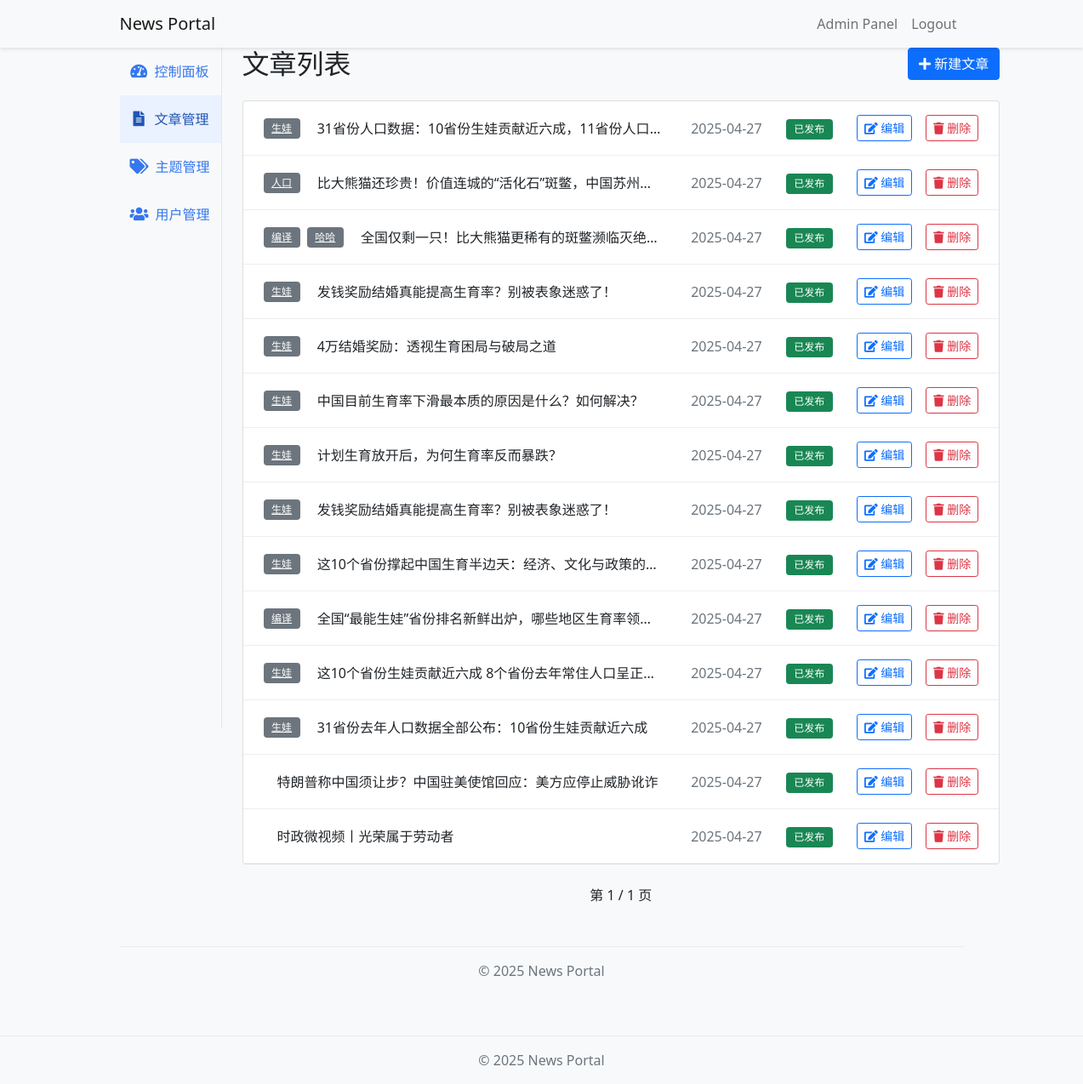
Before: /admin/articles (signed in) with the older database file.
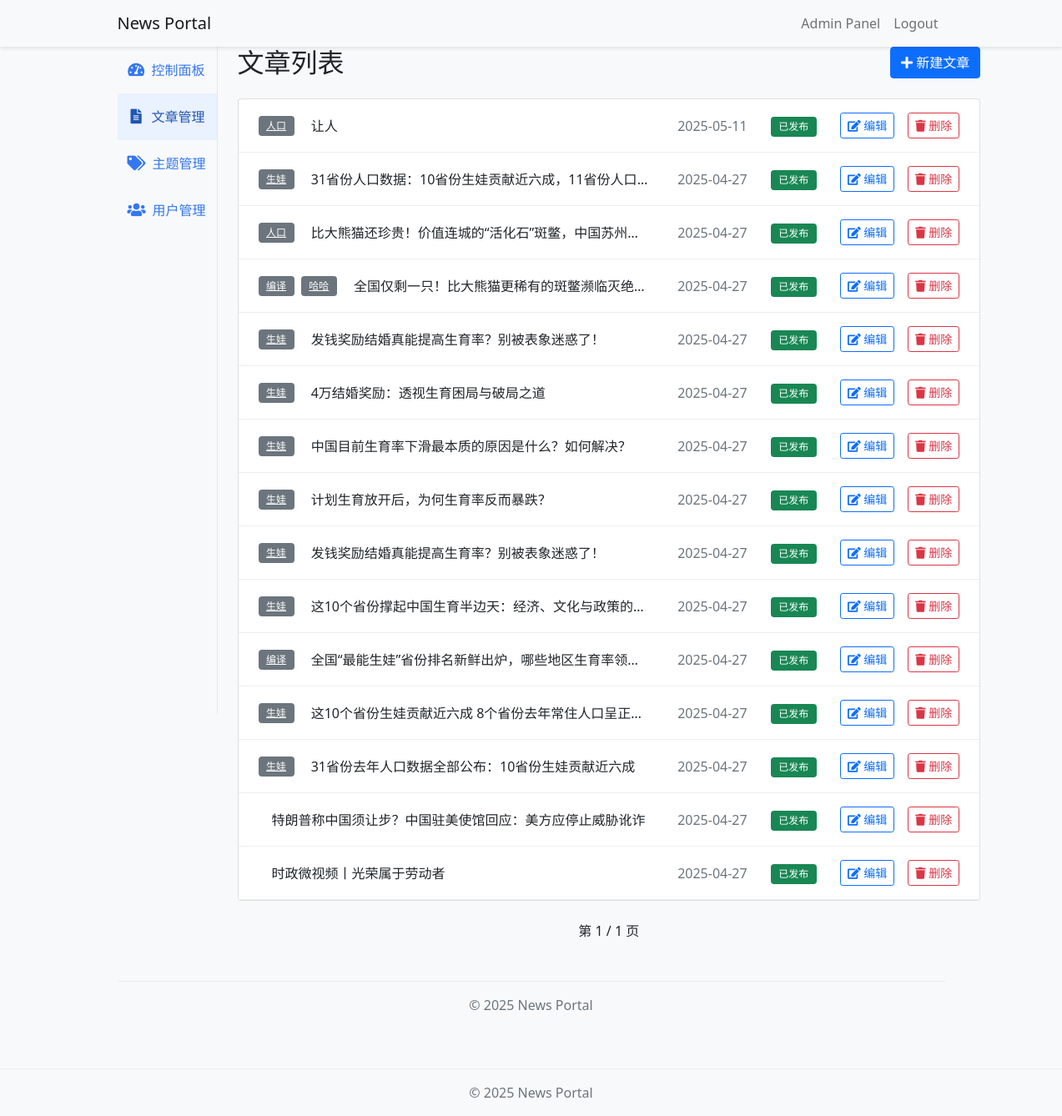
After: the same page with the newer database file.
### app/models.py (models this page shows, shortened)
class Tag(db.Model):
    id = db.Column(db.Integer, primary_key=True)
    name = db.Column(db.String(50), unique=True, nullable=False)
    created_at = db.Column(db.DateTime, default=datetime.utcnow)

class Article(db.Model):
    id = db.Column(db.Integer, primary_key=True)
    title = db.Column(db.String(200), nullable=False)
    subtitle = db.Column(db.String(200))
    content = db.Column(db.Text, nullable=False)
    is_published = db.Column(db.Boolean, default=False)
    is_top = db.Column(db.Boolean, default=False)
    is_recommended = db.Column(db.Boolean, default=False)
    created_at = db.Column(db.DateTime, default=datetime.utcnow)
    updated_at = db.Column(
        db.DateTime, default=datetime.utcnow, onupdate=datetime.utcnow
    )
    author_id = db.Column(db.Integer, db.ForeignKey("user.id"))
    tags = db.relationship("Tag", secondary="article_tag", backref="articles")
    images = db.relationship("Image", backref="article", lazy="dynamic")

### app/admin/routes.py (the view)
@bp.route("/articles")
@login_required
@admin_required
def articles():
    page = request.args.get("page", 1, type=int)
    articles = Article.query.order_by(Article.created_at.desc()).paginate(
        page=page, per_page=current_app.config["POSTS_PER_PAGE"]
    )
    return render_template("admin/articles.html", articles=articles)

### app/admin/routes.py (called while the page is built)
def admin_required(f):
    @wraps(f)
    def decorated_function(*args, **kwargs):
        if not current_user.is_admin:
            flash("需要管理员权限")
            return redirect(url_for("main.index"))
        return f(*args, **kwargs)
    return decorated_function

### app/models.py (called while the page is built)
@login.user_loader
def load_user(id):
    return User.query.get(int(id))

### app/templates/admin/articles.html (shortened to what this page needs)
{% extends "admin/base.html" %} {% block admin_title %}文章管理{% endblock %}  {% block admin_content %}
<div class="mb-4 d-flex justify-content-between align-items-center">
  <h2 class="mb-0">文章列表</h2>
  <a href="{{ url_for('admin.new_article') }}" class="btn btn-primary">
    <i class="fas fa-plus"></i> 新建文章
  </a>
</div>
<div class="card">
  <div class="card-body p-0">
    {% for article in articles.items %}
    <div class="article-admin-row d-flex align-items-center" style="gap: 1rem">
      <div class="article-list-tags flex-shrink-0" style="max-width: 120px">
         {% for tag in article.tags %}
        <a
          href="{{ url_for('main.tag', id=tag.id) }}"
          class="badge bg-secondary me-1"
          >{{ tag.name }}</a
        >
        {% endfor %}
      </div>
      <div class="article-title-ellipsis flex-grow-1" style="min-width: 0">
        <a
          href="{{ url_for('main.article', id=article.id) }}"
          class="text-dark text-decoration-none"
        >
          {{ article.title }}
        </a>
      </div>
      <div
        class="text-muted flex-shrink-0"
        style="width: 100px; text-align: right"
      >
        {{ article.created_at.strftime('%Y-%m-%d') }}
      </div>
      <div class="flex-shrink-0" style="margin-left: 12px">
        {% if article.is_published %}
        <span class="badge bg-success">已发布</span>
        {% else %}
        <span class="badge bg-secondary">草稿</span>
        {% endif %}
      </div>
      <div
        class="article-admin-actions flex-shrink-0"
        style="margin-left: 12px"
      >
        <a
          href="{{ url_for('admin.edit_article', id=article.id) }}"
          class="btn btn-sm btn-outline-primary me-2"
        >
          <i class="fas fa-edit"></i> 编辑
        </a>
        <button
          type="button"
          class="btn btn-sm btn-outline-danger"
          data-bs-toggle="modal"
          data-bs-target="#deleteModal{{ article.id }}"
        >
          <i class="fas fa-trash"></i> 删除
        </button>
      </div>
    </div>
    {% endfor %}
  </div>
</div>
<div class="mt-4 d-flex justify-content-center">
  <span class="align-self-center mx-3"
    >第 {{ articles.page }} / {{ articles.pages }} 页</span
  >
</div>
{% endblock %}

Changed rows visible on the page:
added Article: title "让人", created_at "2025-05-11", is_published "已发布", Tag (name "人口")
